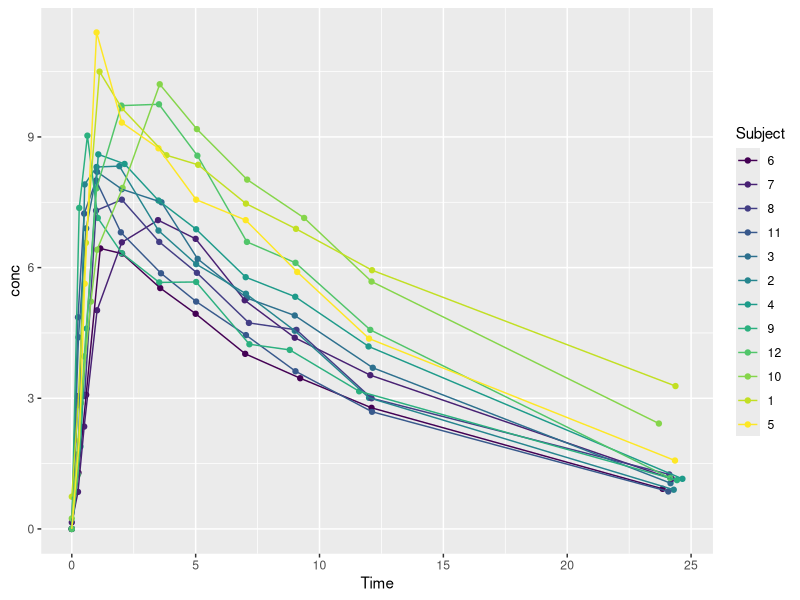
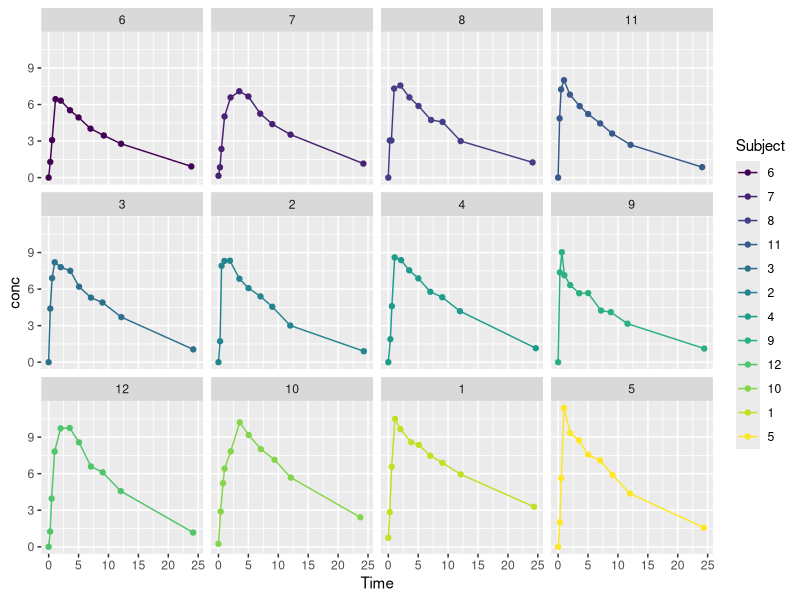

These figures' R source, in order:
## ---- chunk 1
# install.packages('tidyverse')
library(tidyverse)
## ---- chunk 2
head(Theoph)
## ---- chunk 3
tail(Theoph)
## ---- chunk 4
plotTheoph <- Theoph %>% 
  ggplot(aes(x = Time, y = conc, group = Subject, color = Subject)) +
  geom_point() +
  geom_line()
plotTheoph
## ---- chunk 5
plotTheoph +
  facet_wrap( ~ Subject, ncol = 4)
